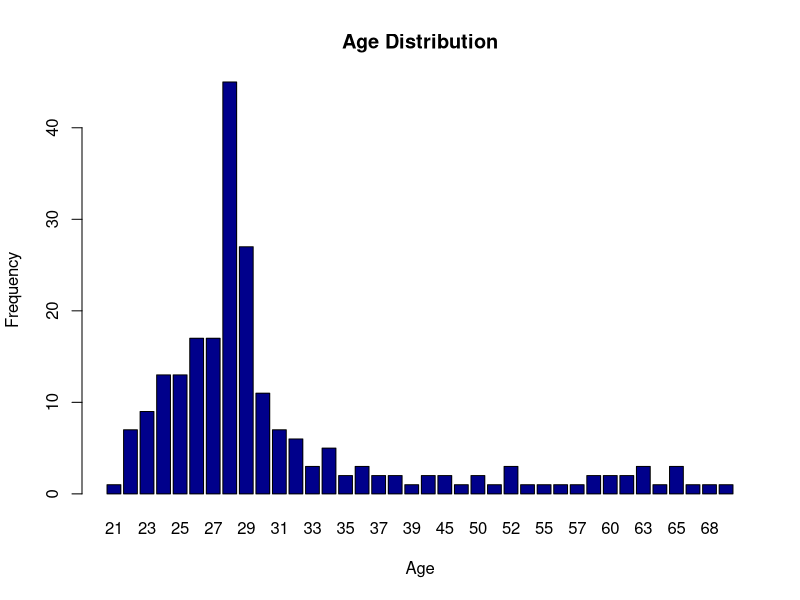
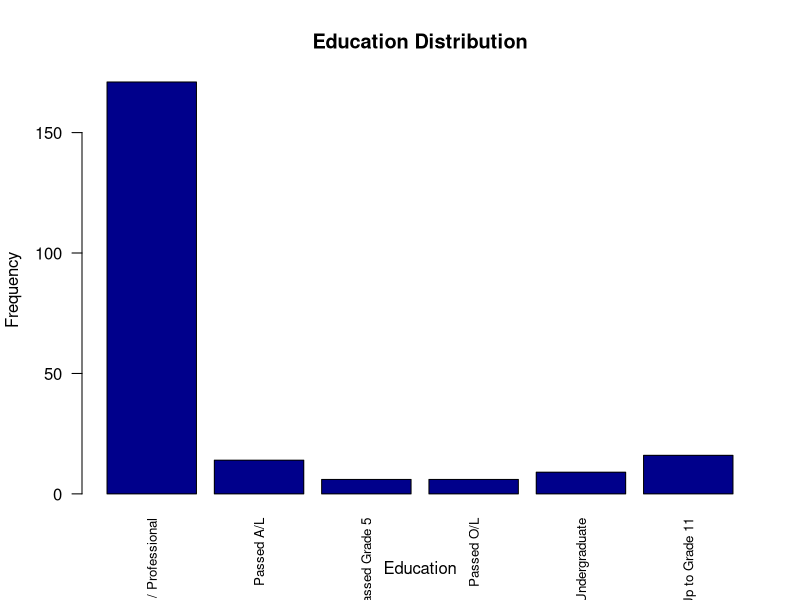
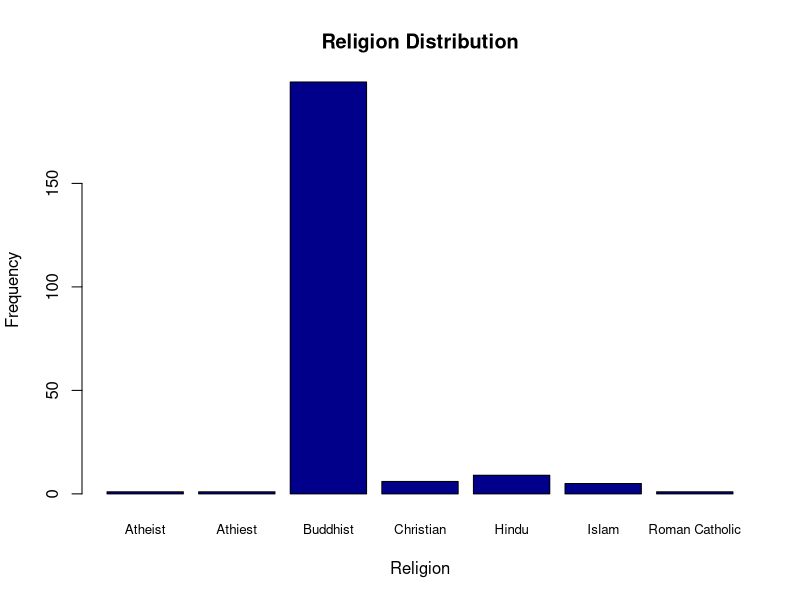
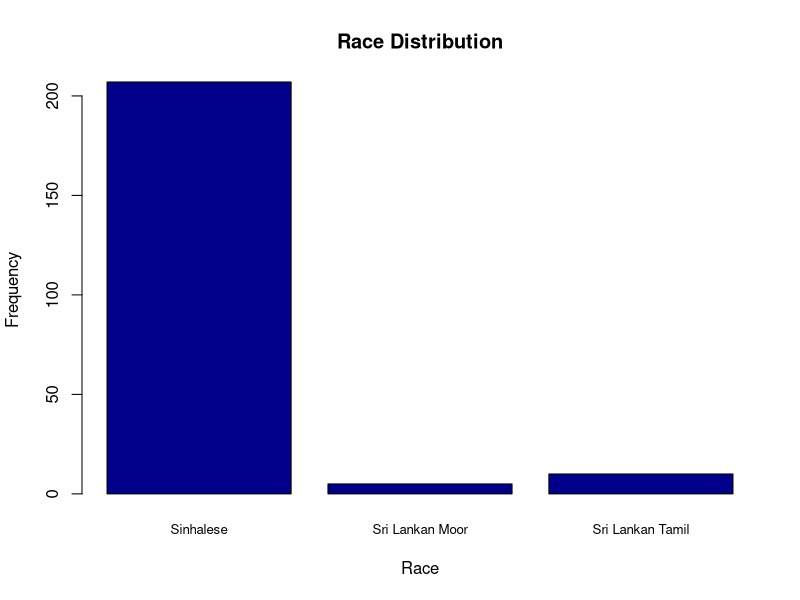
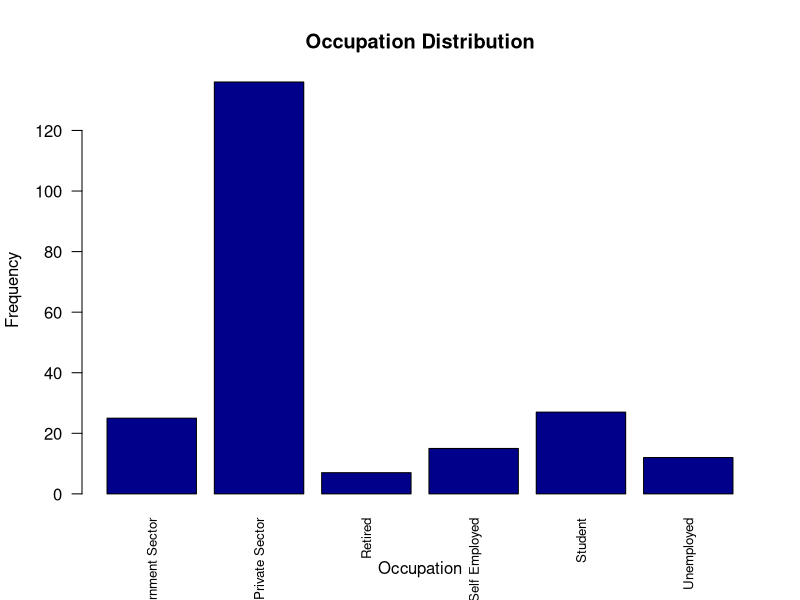
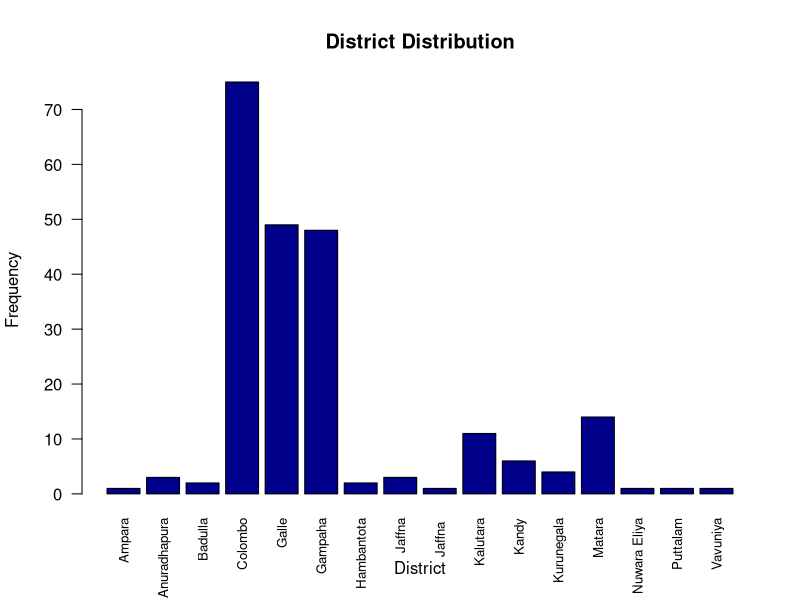

Write the R code that produced these figures, in order.
# library
library(ggplot2)

# load dataset
electionData <- read.csv(file="../responses/responses_preprocessed_2.csv", header=TRUE, sep=",")
candidate <- table(electionData$Voted_Candidate)

# Stacked
#ggplot(electionData, aes(fill=candidate, y=candidate, x=education)) + 
  #geom_bar(position="stack", stat="identity")

# Age Distribution
ages <- table(electionData$Age)
barplot(ages, main="Age Distribution", col=c("darkblue"),
        xlab="Age",ylab="Frequency")

# Education Distribution
education <- table(electionData$Highest_Educational_Qualification)
barplot(education, main="Education Distribution", col=c("darkblue"),
        xlab="Education",ylab="Frequency", cex.names=0.8 , las=2)

# Religion Distribution
Religion<- table(electionData$Religion)
barplot(Religion, main="Religion Distribution", col=c("darkblue"),
        xlab="Religion",ylab="Frequency", cex.names=0.8)

# Race Distribution
Race <- table(electionData$Race)
barplot(Race, main="Race Distribution", col=c("darkblue"),
        xlab="Race",ylab="Frequency", cex.names=0.8)

# Occupation Distribution
Occupation <- table(electionData$Occupation)
barplot(Occupation, main="Occupation Distribution", col=c("darkblue"),
        xlab="Occupation",ylab="Frequency", cex.names=0.8 , las=2)

# Distrct Distribution
District<- table(electionData$District)
barplot(District, main="District Distribution", col=c("darkblue"),
        xlab="District",ylab="Frequency", cex.names=0.8 , las=2)